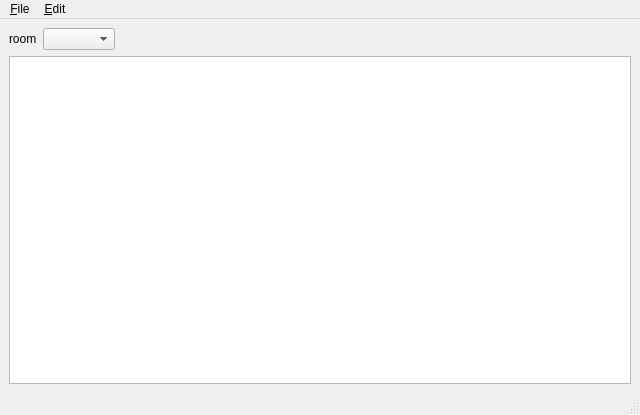
<?xml version="1.0" encoding="UTF-8"?>
<ui version="4.0">
 <class>MainWindow</class>
 <widget class="QMainWindow" name="MainWindow">
  <property name="geometry">
   <rect>
    <x>0</x>
    <y>0</y>
    <width>640</width>
    <height>415</height>
   </rect>
  </property>
  <property name="windowTitle">
   <string>MainWindow</string>
  </property>
  <widget class="QWidget" name="centralwidget">
   <layout class="QGridLayout" name="gridLayout">
    <item row="0" column="0">
     <layout class="QHBoxLayout" name="horizontalLayout">
      <item>
       <widget class="QLabel" name="label">
        <property name="text">
         <string>room</string>
        </property>
       </widget>
      </item>
      <item>
       <widget class="QComboBox" name="comboBox"/>
      </item>
      <item>
       <spacer name="horizontalSpacer">
        <property name="orientation">
         <enum>Qt::Horizontal</enum>
        </property>
        <property name="sizeHint" stdset="0">
         <size>
          <width>40</width>
          <height>20</height>
         </size>
        </property>
       </spacer>
      </item>
     </layout>
    </item>
    <item row="1" column="0">
     <widget class="QTableView" name="tableView"/>
    </item>
   </layout>
  </widget>
  <widget class="QMenuBar" name="menubar">
   <property name="geometry">
    <rect>
     <x>0</x>
     <y>0</y>
     <width>640</width>
     <height>27</height>
    </rect>
   </property>
   <widget class="QMenu" name="menu_File">
    <property name="title">
     <string>&amp;File</string>
    </property>
    <addaction name="action_Load"/>
    <addaction name="action_Save"/>
   </widget>
   <widget class="QMenu" name="menu_Edit">
    <property name="title">
     <string>&amp;Edit</string>
    </property>
    <addaction name="action_Rooms"/>
    <addaction name="action_Groups"/>
    <addaction name="action_Classes"/>
    <addaction name="action_Teachers"/>
   </widget>
   <addaction name="menu_File"/>
   <addaction name="menu_Edit"/>
  </widget>
  <widget class="QStatusBar" name="statusbar"/>
  <action name="action_Load">
   <property name="text">
    <string>&amp;Load</string>
   </property>
  </action>
  <action name="action_Save">
   <property name="text">
    <string>&amp;Save</string>
   </property>
  </action>
  <action name="action_Rooms">
   <property name="text">
    <string>&amp;Rooms</string>
   </property>
  </action>
  <action name="action_Groups">
   <property name="text">
    <string>&amp;Groups</string>
   </property>
  </action>
  <action name="action_Classes">
   <property name="text">
    <string>&amp;Classes</string>
   </property>
  </action>
  <action name="action_Teachers">
   <property name="text">
    <string>&amp;Teachers</string>
   </property>
  </action>
 </widget>
 <resources/>
 <connections/>
</ui>
